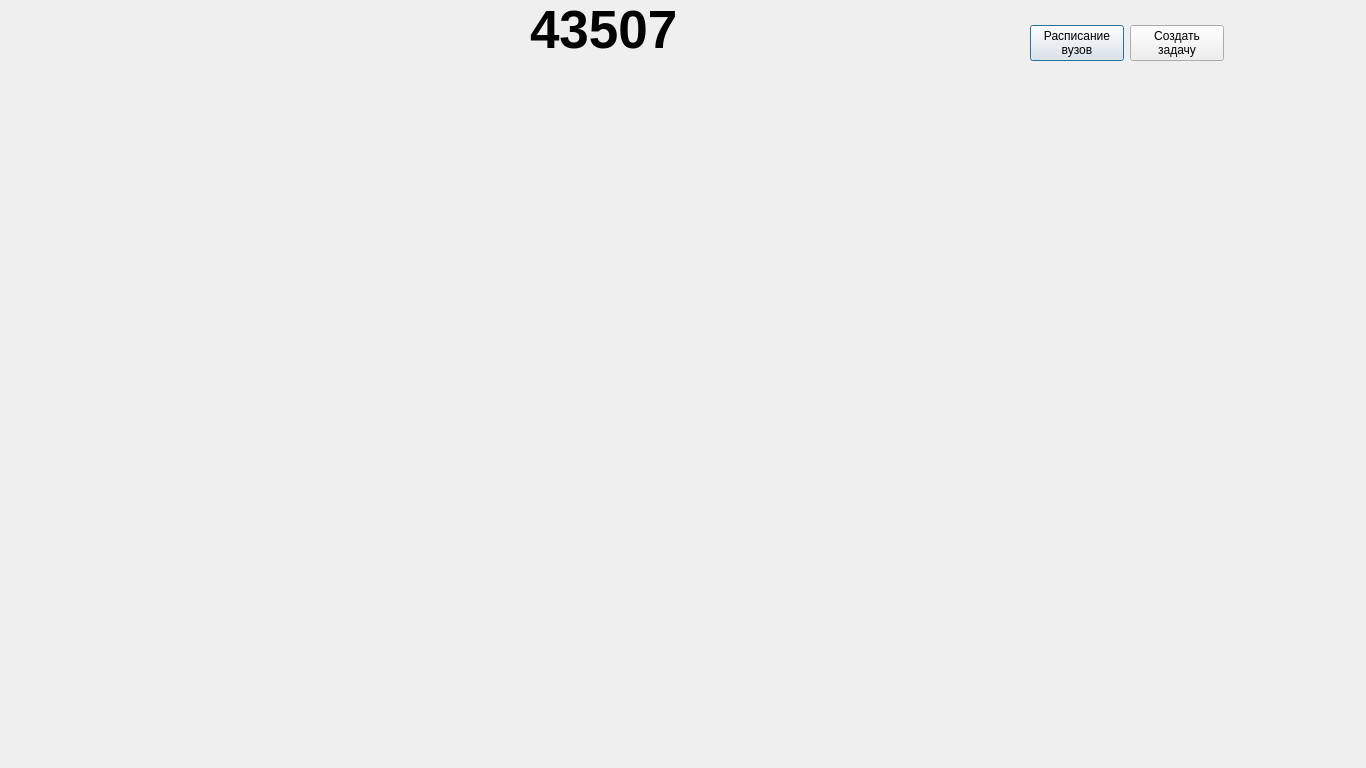
<?xml version="1.0" encoding="UTF-8"?>
<ui version="4.0">
 <class>G43507</class>
 <widget class="QDialog" name="G43507">
  <property name="geometry">
   <rect>
    <x>0</x>
    <y>0</y>
    <width>1366</width>
    <height>768</height>
   </rect>
  </property>
  <property name="windowTitle">
   <string>g43507</string>
  </property>
  <widget class="QLabel" name="label">
   <property name="geometry">
    <rect>
     <x>-50</x>
     <y>0</y>
     <width>1366</width>
     <height>768</height>
    </rect>
   </property>
   <property name="text">
    <string/>
   </property>
  </widget>
  <widget class="QLabel" name="label_2">
   <property name="geometry">
    <rect>
     <x>530</x>
     <y>0</y>
     <width>161</width>
     <height>61</height>
    </rect>
   </property>
   <property name="font">
    <font>
     <pointsize>40</pointsize>
     <weight>75</weight>
     <bold>true</bold>
    </font>
   </property>
   <property name="text">
    <string>&lt;html&gt;&lt;head/&gt;&lt;body&gt;&lt;p&gt;&lt;span style=&quot; color:#000000;&quot;&gt;43507&lt;/span&gt;&lt;/p&gt;&lt;/body&gt;&lt;/html&gt;</string>
   </property>
  </widget>
  <widget class="QWidget" name="layoutWidget">
   <property name="geometry">
    <rect>
     <x>1030</x>
     <y>20</y>
     <width>194</width>
     <height>46</height>
    </rect>
   </property>
   <layout class="QHBoxLayout" name="horizontalLayout">
    <item>
     <widget class="QPushButton" name="pushButton">
      <property name="text">
       <string>Расписание
вузов</string>
      </property>
     </widget>
    </item>
    <item>
     <widget class="QPushButton" name="pushButton_2">
      <property name="text">
       <string>Создать
задачу</string>
      </property>
     </widget>
    </item>
   </layout>
  </widget>
 </widget>
 <resources/>
 <connections/>
</ui>
